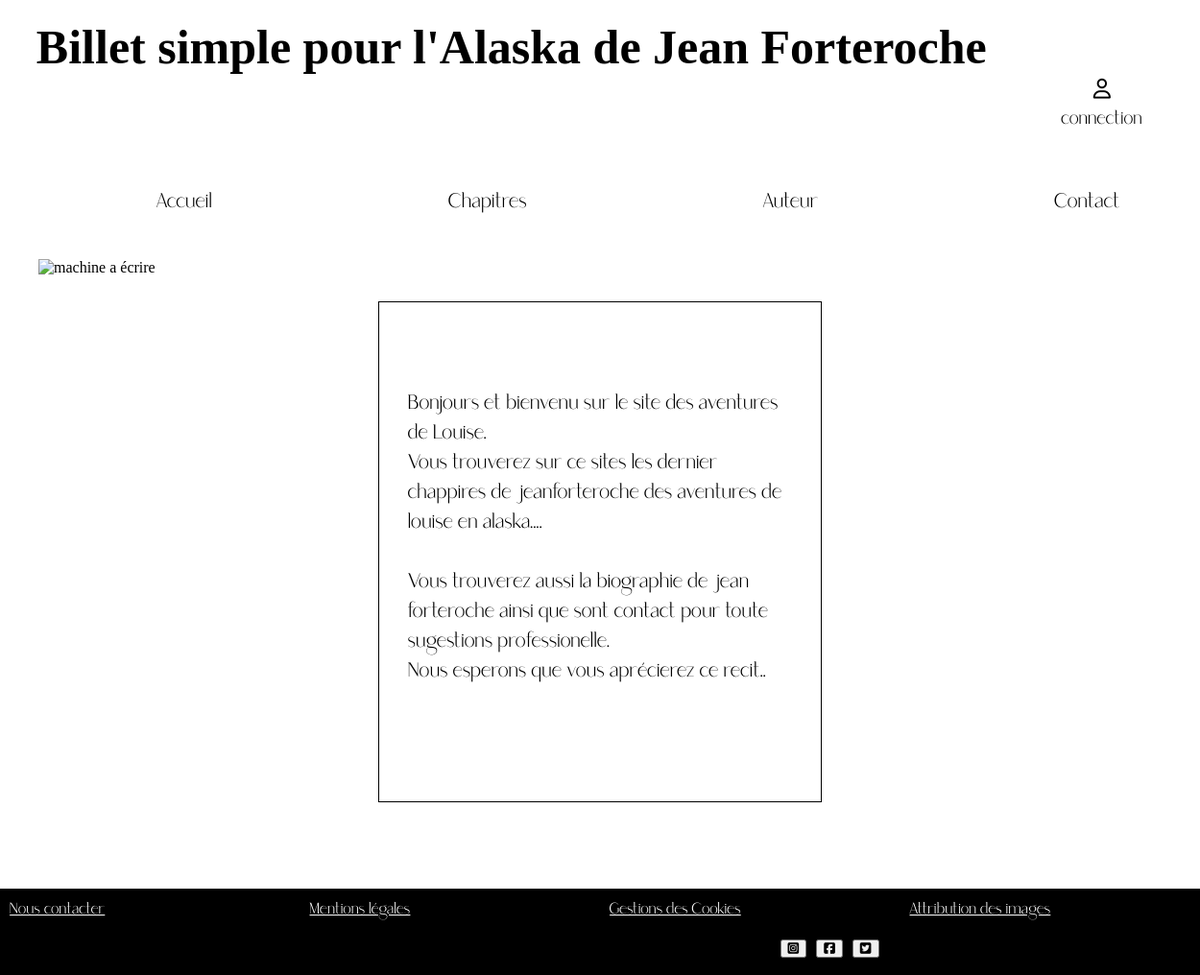
/, run on an earlier commit of the app's database.
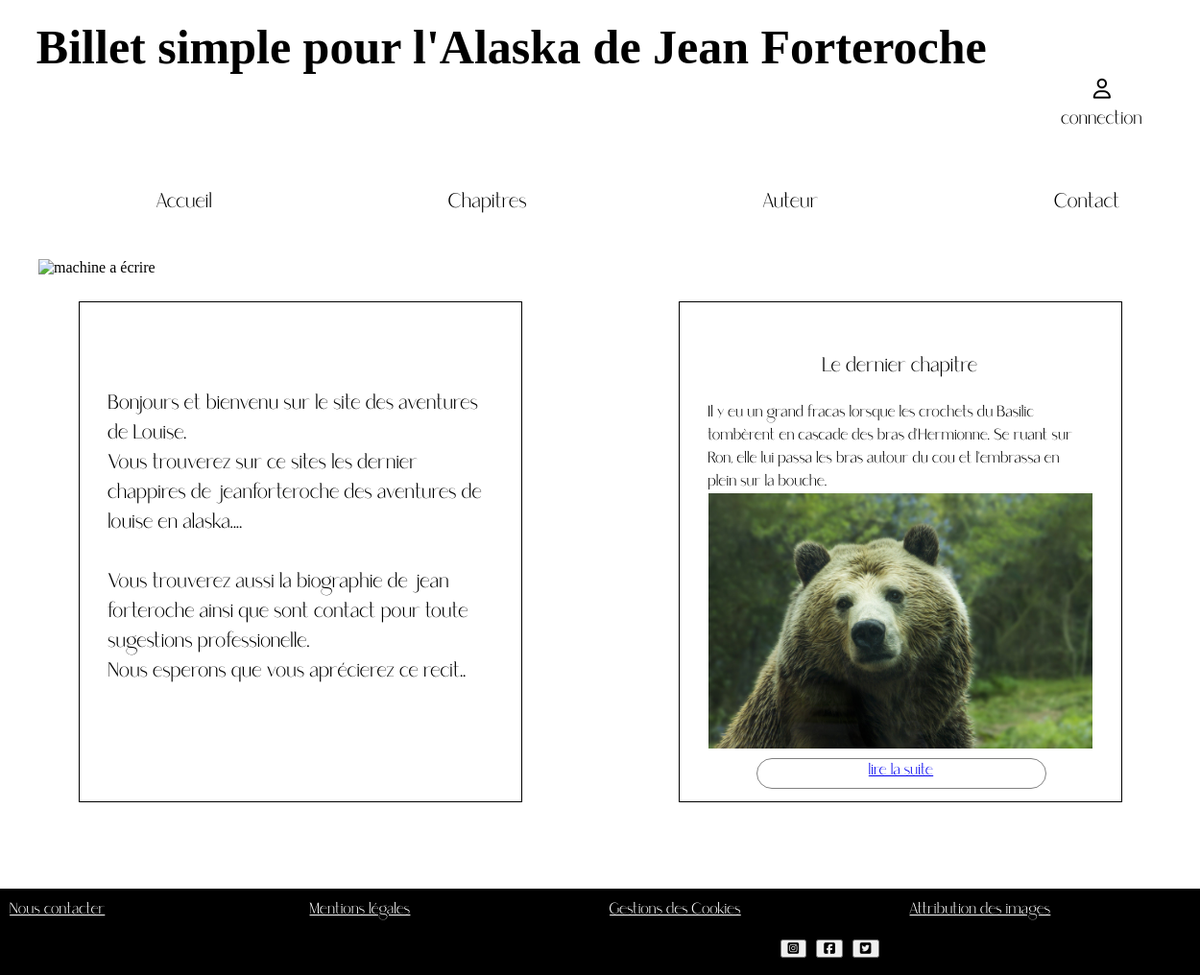
And on a later commit of the database.
### tables this page shows
CREATE TABLE `chapitre` (
  `ID` int(255) NOT NULL,
  `chapitre-number` int(11) NOT NULL,
  `chapitre-titre` text NOT NULL,
  `resumer` text NOT NULL,
  `chapitre-text` text NOT NULL,
  `images` text NOT NULL,
  `brouillon` tinyint(1) NOT NULL
);

### controller/front-end/controller.php (called while the page is built, shortened)
<?php
function directionaccueil()
{
require('Model/front-end/accueil.php');
$instanceclasse2 = new modelaccueil();
$databd2 = $instanceclasse2-> connexionbdaccueil() ;
require('view/front-end/accueil.php');
}
?>

### Model/front-end/Accueil.php (called while the page is built)
<?php
class modelaccueil {
    public function connexionbdaccueil() {
    require('Model/front-end/connexion.php');
    $reponse = $bdd->query('SELECT * FROM Chapitre WHERE brouillon =0 ORDER BY ID DESC LIMIT 0,1');
    $reponse->execute();
            $data = $reponse->fetchAll();
            return $data;
            $rereponseq->cloreCursor();}
    }
?>

### view/front-end/accueil.php (the view, shortened to what this page needs)
<section id="main">
			<figure><img src="images/typing.jpg" alt="machine a écrire" id="slider"></figure>
   		</section>
		   <section id="content">
			   <div id="description"><p id="descriptionacueil">Bonjours et bienvenu sur le site des aventures de Louise.<br>Vous trouverez sur ce sites les dernier chappires de jeanforteroche des aventures de louise en alaska....<br><br>Vous trouverez aussi la biographie de jean forteroche ainsi que sont contact pour toute sugestions professionelle.<br>Nous esperons que vous aprécierez ce recit..</div>
			   <?php  foreach ($databd2 as $donnees) : ?>
			   <div id="lastchapter"><h3>Le dernier chapitre <?php echo $donnees['chapitretitre']?><?php echo $donnees['chapitrenumber']?></h3><?php echo $donnees['resumer']?>
			   <img src="<?php echo $donnees['images']?>" alt="illustrationchapitre" id="illustrationchapitre">
			   <?php $identite=$donnees['ID']?>
			   <div id="btn-submit"><a id="suite"href="index.php?action=chapitre&id=<?php echo "$identite"?>">lire la suite</a></li></div></div>
				<?php endforeach; ?>
		   </section>
<?php $content = ob_get_clean() ; ?>
<?php require('template.php'); ?>

### index.php (shortened to what this page needs)
<?php
require('controller/front-end/controller.php');
require('controller/back-end/controller.php');
if (isset($_GET['action']))
{
    {
        switch ($_GET['action'])
        {
            case 'accueil':
            directionaccueil();
            break;
            case 'auteur':
            directionauteur();
            break;
            case 'chapitres':
            directionchapitres();
            break;
            case 'chapitre':
            directionchapitre();
            break;
            case 'contact':
            directioncontact();
            break;
            case 'commentaires':
            directioncommentaires();
            break;
            case 'creerCommentaire':
            commentaire();
            break;
            case 'seconnecter':
            seconnecter();
            break;
            case 'tableaudebord':
            tableaudebord();
            break;
            case 'adminchapitre':
            adminchapitre();
            break;
            case 'mailadmin':
            mailadmin();
            break;
            case 'brouillon':
            brouillon();
            break;
            case 'admincommentaire':
            admincommentaire();
            case 'admincommentaireold':
            admincommentaireold();
            break;
            break;
            case 'newchapitre':
            newchapitre();
            break;
            case 'admincommentairesignaler':
            admincommentairesignaler();
            break;
            case 'lesignaler':
            lesignaler ();
            break;
        }
    }
}
else
{
directionaccueil();
}
?>

### view/front-end/template.php (shortened to what this page needs)
<!DOCTYPE html>
<html>
	<head>
		<link rel="stylesheet" href="style.css" />
	</head>
<body>
    <div id="contenaire">
        <?php require ('header.php'); ?>
        <main><?= $content ?></main>
        <?php require ('footer.php'); ?>
        </div>
</body>
</html>

### view/front-end/header.php
<header>
    <section id="menuheader">
        <div id="banniere_menu">
            <button class="far fa-user" id="admin"><a href="index.php?action=seconnecter"><p id="connection"><br>connection</p></button>
            <h1 id="titre">Billet simple pour l'Alaska de Jean Forteroche</h1>
             <div id="barre">
                 <nav>
                     <ul>
                        <li class="naviguation"><a href="index.php?action=accueil">Accueil</a></li>
                        <li class="naviguation"><a href="index.php?action=chapitres">Chapitres</a></li>
                        <li class="naviguation"><a href="index.php?action=auteur">Auteur</a></li>
                        <li class="naviguation"><a href="index.php?action=contact">Contact</a></li>
                    </ul>
                 </nav>
            </div>
          </div>
    </section>
</header>

### view/front-end/footer.php
<footer >
    <p id=baspage><a href="#" class="piedpage">Nous contacter</a><br><a href="#" class="piedpage">Mentions légales</a> <br><a href="#" class="piedpage">Gestions des Cookies</a> <br> <a href="#" class="piedpage">Attribution des images</a><br></p>
    <div id="resaux">
    <button class="fab fa-instagram-square" id="insta"></button>
    <button class="fab fa-facebook-square" id="facebook"></button>
    <button class="fab fa-twitter-square" id="twitter"></button>
    </div>
</footer>

### style.css (style rules this page uses)
html, body { margin: 0; padding: 0; width: 100%; height: 100%; }
#main { display: block; margin-top: 180px; }
#admin { display: block; font-size: 1.3em; float: right; margin-right: 50px; background-color: white; border:none; margin:30px; padding:30px; }
#btn-submit { display: block; font-family: "Saudagar"; width: 300px; height: 30px; margin: auto; margin-bottom: 10px; border-radius: 30px; }
#illustrationchapitre { display: flex; width:400px ; }
#slider { display: flex; width: 100%; margin-top:80px; }
h1 { font-family: caroline; display:flex; justify-content: center; font-size: 50px; margin: 20px; }
header { display: block; height: 70px; }
header ul { list-style-type: none; display: flex; width: 100%; }
header li { margin: auto; }
header a { font-family: Saudagar; font-size: 1.3em; color: black; text-decoration: none; }
p { display: block; font-family: Saudagar; margin: auto; }
#suite { text-align: center; display: block; font-family: "Saudagar"; width: 300px; height: 30px; margin: auto; margin-top: 10px; margin-bottom: 10px; border-radius: 30px; border-width:1px; border-style:solid; border-color:grey; }
#connection { display: block; font-size: 0.7em; margin-top: -10px; }
h3 { font-family: Saudagar; font-size: 1.3em; display: flex; justify-content: center; font-weight : normal; }
#content { display: flex; justify-content: space-around; flex-wrap: wrap; }
#lastchapter { display: block; height: 460px; top: -420px; margin-left :40px; font-family: Saudagar; width: 400px; margin: 10px; padding: 30px; border-width:1px; border-style:solid; border-color:black; overflow: scroll; }
#descriptionacueil { display: block; margin-top:60px; font-size: 1.3em; }
#description { display: block; height: 460px; width: 400px; margin: 10px; padding: 30px; border-width:1px; border-style:solid; border-color:black; overflow: scroll; }
footer { display: grid; background-color:black; margin-top:80px; bottom: 0px; width: 100%; }
#resaux { position : absolute; color:black; border-radius: 100px; left: 45%; font-size: 40px; margin-top: 30px; margin-left:20%; }
.piedpage { color: white; padding: 0px; margin: 0px; height: 70px; width: 100%; }
#baspage { margin:auto; display: flex; width: 100%; padding:10px; }

What changed in the data, as far as the page shows it:
added chapitre: resumer "Il y eu un grand fracas lorsque les crochets du Basilic tombèrent en cascade des bras d'Hermionne. Se ruant sur Ron, elle lui passa les bras autour du cou et l'embrassa en plein sur la bouche.", images (picture)
